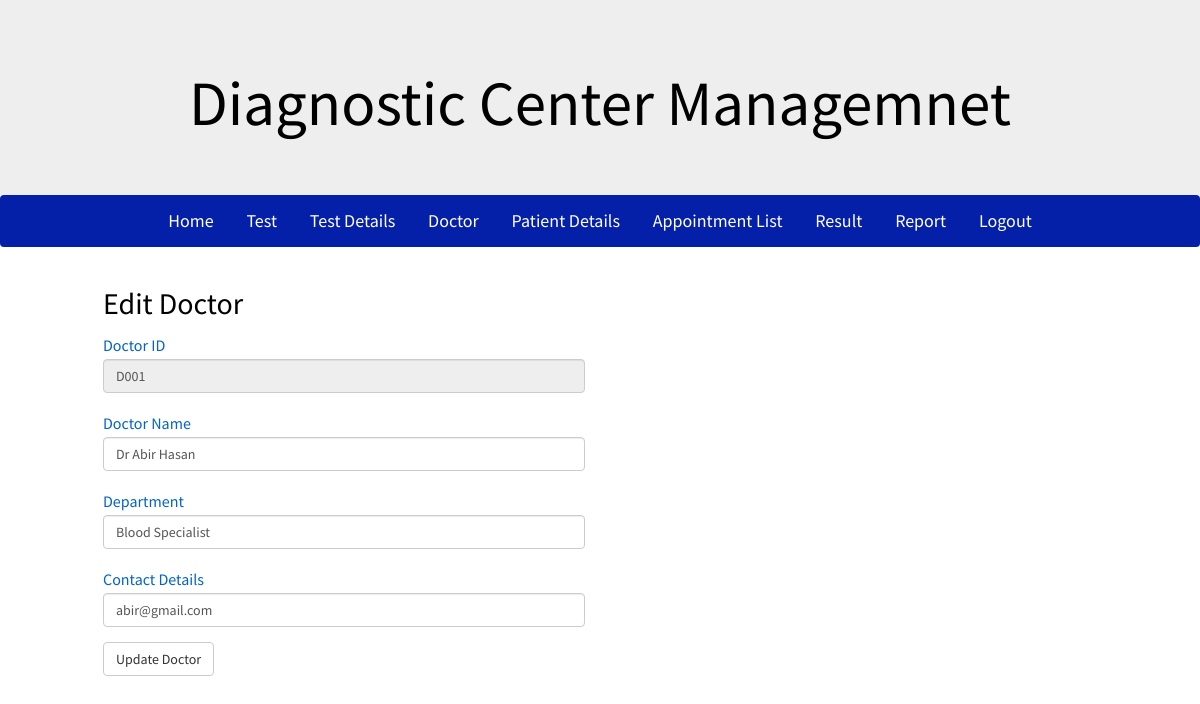
/admin/doctor_edit.php?docId=3 (signed in), run on the app's committed database.
### tables this page shows
CREATE TABLE `doctor` (
  `id` int(100) NOT NULL,
  `doctor_id` varchar(100) NOT NULL,
  `name` varchar(100) NOT NULL,
  `department` varchar(100) NOT NULL,
  `contact` varchar(100) NOT NULL
);

### admin/include/check-login.php (called while the page is built, shortened)
<?php
	if(isset($_COOKIE['username']))
	{
		$username = $_COOKIE['username'];
		$pass = $_COOKIE['password'];
		$check = $conn->query("SELECT * FROM admin WHERE username = '$username'");
		foreach($check as $info)
		{
			if ($pass != $info['password'])
			{
				$login = 0;
			}
			else
			{
				$login = 1;
			}
		}
	}
?>

### admin/doctor_edit.php (the view, shortened to what this page needs)
<?php
	include('../configuration.php');
    $conn = new PDO("mysql:host=$host;dbname=$db",$user,$pw);
	include('include/check-login.php');
?>
<?php
	if(isset($_REQUEST['docId'])){
		$dID = $_REQUEST['docId'];
	}
?>
<?php include('include/header.php'); ?>
<?php include('include/admin-nav.php'); ?>
<?php
	if($login == 0)
	{
		header('location:index.php');
	}
	else
	{
?>
<div class="container">
	<div class="row">
		<div class="col-md-6">
			<h2>Edit Doctor</h2>
			<?php
				$check = $conn->query("SELECT * FROM doctor WHERE id = '$dID'");
				foreach ($check as $doc_val) {
			?>
			<form method="post">
			  <div class="form-group">
			    <label for="testID">Doctor ID</label>
			    <input type="text" name="doc_id" readonly class="form-control" value="<?php echo $doc_val['doctor_id'];?>" id="testID">
			  </div>
			  <div class="form-group">
			    <label for="testType">Doctor Name</label>
			    <input type="text" name="doc_name" required value="<?php echo $doc_val['name'];?>" class="form-control" id="testType">
			  </div>
			  <div class="form-group">
			    <label for="testType">Department</label>
			    <input type="text" name="dept" required value="<?php echo $doc_val['department'];?>" class="form-control" id="testType">
			  </div>
			  <div class="form-group">
			    <label for="testCost">Contact Details</label>
			    <input type="text" required name="doc_contact" value="<?php echo $doc_val['contact'];?>" class="form-control" id="testCost">
			  </div>
			  <button type="submit" name="update_doctor" class="btn btn-default">Update Doctor</button>
			</form>
			<?php
				}
			?>
		</div>
	</div>
</div>
<footer></footer>
</body>
</html>
<?php
	}
?>

### css/style.css (style rules this page uses)
body { font-family: 'Source Sans Pro', sans-serif; background-size:cover; font-weight: 400; font-size: 14px; line-height: 21px; color: #000; margin-bottom: 0; overflow-y: auto; overflow-x: hidden; background:#fff; }
.container { max-width:1024px; position: relative; z-index: 2; }
.form_wrap form label,label { color:#0464c5; font-family: 'Source Sans Pro'; font-weight:400; font-size:16px; margin-bottom:3px !important; padding-top:5px !important; }
footer { padding: 30px 0; }

### data on the page
doctor: doc_id "D001", doc_name "Dr Abir Hasan", dept "Blood Specialist", doc_contact "abir@gmail.com"
